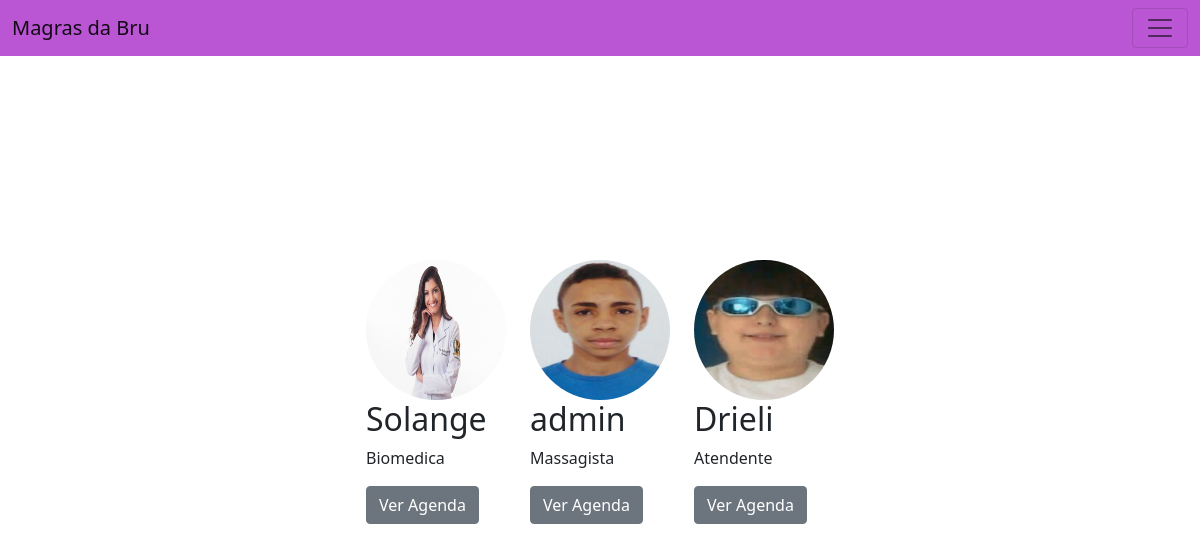
Page /View/index.php (signed in) on the committed database.
### tables this page shows
CREATE TABLE `usuario` (
  `email` varchar(80) NOT NULL,
  `senha` varchar(80) NOT NULL,
  `nome` varchar(80) NOT NULL
);

### View/index.php (the view, shortened to what this page needs)
<?php
			if(!isset($_SESSION["usuarioEmail"]) ||!isset($_SESSION["usuarioSenha"]) || !isset($_SESSION["usuarioNome"]) ){
		header("Location: login.html");
		exit;
		}else{
?>
<html>
<head>
<link href="https://cdn.jsdelivr.net/npm/bootstrap@5.1.3/dist/css/bootstrap.min.css" rel="stylesheet">
</head>
<body>
    <nav class="navbar navbar-light fixed-top" style="background-color: #BA55D3;">
        <div class="container-fluid">
          <a class="navbar-brand" href="#">Magras da Bru</a>
          <button class="navbar-toggler" type="button" data-bs-toggle="offcanvas" data-bs-target="#offcanvasNavbar" aria-controls="offcanvasNavbar">
            <span class="navbar-toggler-icon"></span>
          </button>
        </div>
      </nav>
      <br> <br> <br>
<main>
  <div class="container marketing">
    <div class="row">
      <div class="col-lg-4">
        <img src="img/biomedica.jpg"svg class="bd-placeholder-img rounded-circle" width="140" height="140" xmlns="http://www.w3.org/2000/svg" role="img" aria-label="Placeholder: 140x140" preserveAspectRatio="xMidYMid slice" focusable="false"><title>Placeholder</title><rect width="100%" height="100%" fill="#777"/></svg>
        <?php
    $conn= conectar();
  $usuario= "SELECT `nome`, `email`, `senha` FROM `usuario` WHERE nome like '%Solange%'";
	$resultadoUsuario = mysqli_query($conn, $usuario);
	while($rowUsuario = mysqli_fetch_assoc($resultadoUsuario)){
 ?>
        <h2><?php echo $rowUsuario['nome'];?></h2>
        <p>Biomedica</p>
        <p><a class="btn btn-secondary" href="agenda_sol.php">Ver Agenda</a></p>
      </div>
      <div class="col-lg-4">
        <img src="img/vitin.jpg"svg class="bd-placeholder-img rounded-circle" width="140" height="140" xmlns="http://www.w3.org/2000/svg" role="img" aria-label="Placeholder: 140x140" preserveAspectRatio="xMidYMid slice" focusable="false"><title>Placeholder</title><rect width="100%" height="100%" fill="#777"/></svg>
        <?php
    $conn= conectar();
  $usuario= "SELECT `nome`, `email`, `senha` FROM `usuario` WHERE nome like '%admin%'";
	$resultadoUsuario = mysqli_query($conn, $usuario);
	while($rowUsuario = mysqli_fetch_assoc($resultadoUsuario)){
 ?>
        <h2><?php echo $rowUsuario['nome'];?></h2>
        <p>Massagista</p>
        <p><a class="btn btn-secondary" href="agenda_sol.html">Ver Agenda</a></p>
      </div>
      <div class="col-lg-4">
        <img src="img/eliomar.jpg"svg class="bd-placeholder-img rounded-circle" width="140" height="140" xmlns="http://www.w3.org/2000/svg" role="img" aria-label="Placeholder: 140x140" preserveAspectRatio="xMidYMid slice" focusable="false"><title>Placeholder</title><rect width="100%" height="100%" fill="#777"/></svg>
        <?php
    $conn= conectar();
  $usuario= "SELECT `nome`, `email`, `senha` FROM `usuario` WHERE nome like '%Drieli%'";
	$resultadoUsuario = mysqli_query($conn, $usuario);
	while($rowUsuario = mysqli_fetch_assoc($resultadoUsuario)){
 ?>
        <h2><?php echo $rowUsuario['nome'];?></h2>
                <p>Atendente</p>
        <p><a class="btn btn-secondary" href="agenda_sol.php">Ver Agenda</a></p>
      </div>
    </div>
</main>
</body>
</html>
<?php }}}}?>

### View/index.php (style rules this page uses)
body { background: url(img/fundo3.jpg); background-size: cover; display: flex; justify-content: center; align-items: center; height: 100vh; }
.bd-placeholder-img { font-size: 1.125rem; text-anchor: middle; -webkit-user-select: none; -moz-user-select: none; user-select: none; }

### rows in the picture
usuario: nome "Solange"
usuario: nome "admin"
usuario: nome "Drieli"
